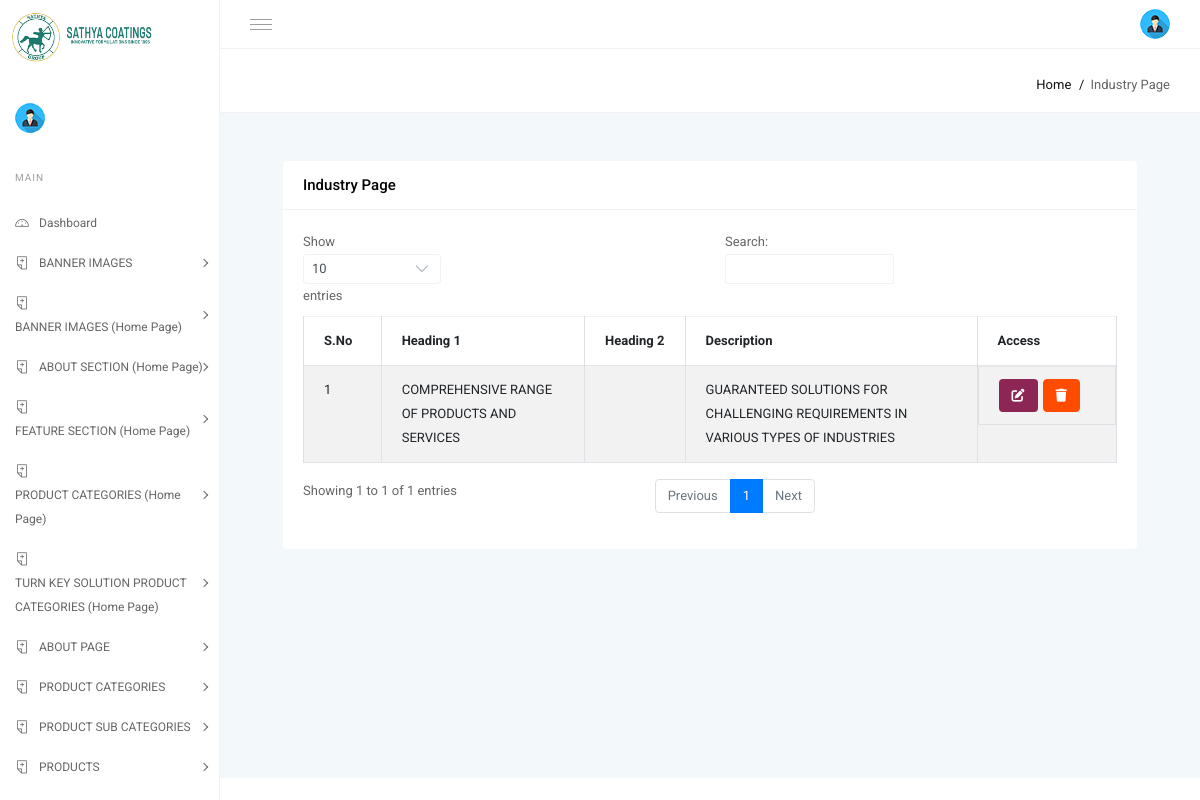
Screenshot of /sathyadb/industryview.php (signed in) with the database file from the repository.
### tables this page shows
CREATE TABLE `industry_page` (
  `id` int(11) NOT NULL,
  `heading1` varchar(255) DEFAULT NULL,
  `heading2` varchar(255) DEFAULT NULL,
  `heading3` varchar(255) DEFAULT NULL
);

### sathyadb/industryview.php (the view, shortened to what this page needs)
<?php include("header.php"); ?>
<div class="page-title-area">
    <div class="row align-items-center">
        <div class="col-sm-12 col-lg-12 col-md-12 col-12">
            <div class="breadcrumbs-area clearfix">
                <ul class="breadcrumbs float-right">
                    <li><a href="index.php">Home</a></li>
                    <li><span>Industry Page</span></li>
                </ul>
            </div>
        </div>
    </div>
</div>
<div class="row m-5">
    <div class="col-md-12">
        <div class="card m-b-30">
            <div class="card-header bg-white">
                <h3 class="card-title">Industry Page</h3>
            </div>
            <div class="card-body">
                <div class="table-responsive">
                    <table id="example" class="table table-striped table-bordered" style="width:100%">
                        <thead>
                            <tr>
                                <th>S.No</th>
                                <th>Heading 1</th>
                                <th>Heading 2</th>
                                <th>Description</th>
                                <th>Access</th>
                            </tr>
                        </thead>
                        <tbody>
                            <?php
                            include('config.php');
                            $productQuery = "SELECT * FROM industry_page";
                            $productResult = $conn->query($productQuery);
                            if ($productResult->num_rows > 0) {
                                $i = 0;
                                while ($row = $productResult->fetch_assoc()) {
                                    $i++;
                                    echo "<tr>";
                                    echo "<td>" . $i . "</td>";
                                    echo "<td>" . $row['heading1']  . "</td>";
                                    echo "<td>" . $row['heading2']  . "</td>";
                                    echo "<td>" . $row['heading3']  . "</td>";
                                    echo "<td style='display:flex;'>
                                            <a href='industryupdate.php?update=" . $row['id'] . "' class='btn' style='margin-right:5px;background-color: #8e2655;'>
                                                <i class='fa fa-edit' style='color: white;'></i>
                                            </a>
                                            <a href='?delete=" . $row['id'] . "' class='btn btn-danger'>
                                                <i class='fa fa-trash' style='color: white;'></i>
                                            </a>
                                          </td>";
                                    echo "</tr>";
                                }
                            } else {
                                echo "<tr><td colspan='3'>No images found.</td></tr>";
                            }
                            ?>
                        </tbody>
                    </table>
                </div>
            </div>
        </div>
    </div>
</div>
</body>
</html>

### rows the page displays
industry_page: heading1 "COMPREHENSIVE RANGE OF PRODUCTS AND SERVICES", heading3 "GUARANTEED SOLUTIONS FOR CHALLENGING REQUIREMENTS IN VARIOUS TYPES OF INDUSTRIES"
